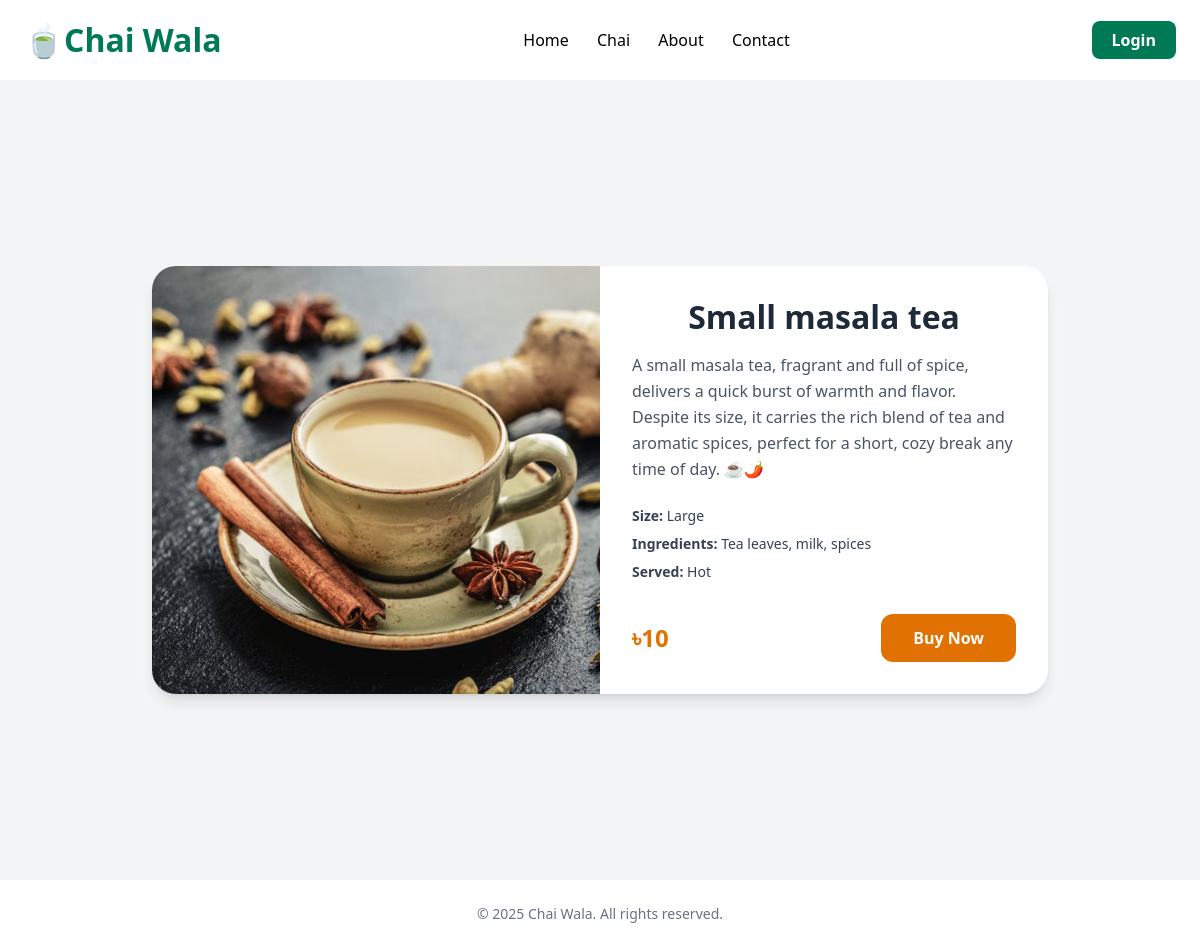
Page /chai/1/ on the committed database.
### chai/models.py (models this page shows, shortened)
class ChaiVarity(models.Model):
    CHAI_TYPE_CHOICE = [
        ('MLT', 'MASALA TEA'),
        ('GRT', 'GINGER TEA'),
        ('KLT', 'KIWI TEA'),
        ('ELT', 'ELACHI TEA'),
        ('GT', 'GREEN TEA'),
        ('BLT', 'BLACK TEA'),
        ('HET', 'HERBAL TEA'),
        ('MLT', 'MILK TEA'),
    ]
    name = models.CharField(max_length=100)
    image = models.ImageField(upload_to='chais/')
    date = models.DateTimeField(default=timezone.now)
    tea_type = models.CharField(max_length=5, choices= CHAI_TYPE_CHOICE)
    description = models.TextField(default='', null=True)
    price = models.IntegerField(default=0,null=False)

### chai/views.py (the view)
# urls.py: path('<int:chai_id>/',views.chai_details, name='chai_details'),
def chai_details(request, chai_id):
    chai = get_object_or_404(ChaiVarity, pk=chai_id)# This will take the object if not then this will show 404
    return render(request, 'chai/chai_details.html', {'chai':chai})# sending the data of the chai as objects in the html file

### chai/templates/chai/chai_details.html (shortened to what this page needs)
{% extends 'layout.html' %}
{% block content %}
    <div class="min-h-screen flex items-center justify-center bg-gray-100 p-6">
        <div class="max-w-4xl w-full bg-white rounded-3xl shadow-lg overflow-hidden">
            <div class="grid grid-cols-1 md:grid-cols-2">
                <div class="h-full">
                    <img
                    src="{{ chai.image.url }}"
                    alt="{{ chai.name }}"
                    class="w-full h-full object-cover"
                    />
                </div>
                <div class="p-8 flex flex-col justify-between">
                    <div>
                        <h1 class="text-3xl font-extrabold text-gray-800">
                            {{ chai.name }}
                        </h1>
                        <p class="text-gray-600 mt-4 leading-relaxed">
                            {{ chai.description }}
                        </p>
                        <ul class="mt-6 space-y-2 text-sm text-gray-700">
                            <li><span class="font-semibold">Size:</span> Large</li>
                            <li><span class="font-semibold">Ingredients:</span> Tea leaves, milk, spices</li>
                            <li><span class="font-semibold">Served:</span> Hot</li>
                        </ul>
                    </div>
                    <div class="mt-8 flex items-center justify-between">
                        <span class="text-2xl font-bold text-amber-600">
                            ৳{{ chai.price }}
                        </span>
                        <button
                            class="px-8 py-3 bg-amber-600 text-white rounded-xl font-semibold hover:bg-amber-700 transition"
                        >
                            Buy Now
                        </button>
                    </div>
                </div>
            </div>
        </div>
    </div>
{% endblock content %}

### static/style.css (style rules this page uses)
body { color: black; }
h1 { text-align: center; font-size: 2em; }

### rows in the picture
ChaiVarity: image (picture), name "Small masala tea", description "A small masala tea, fragrant and full of spice, delivers a quick burst of warmth and flavor. Despite its size, it carries the rich blend of tea and aromatic spices, perfect for a short, cozy break any time of day. ☕🌶️", price "10"

### other values in the picture
{{ year|default:"2025" }} "2025"
